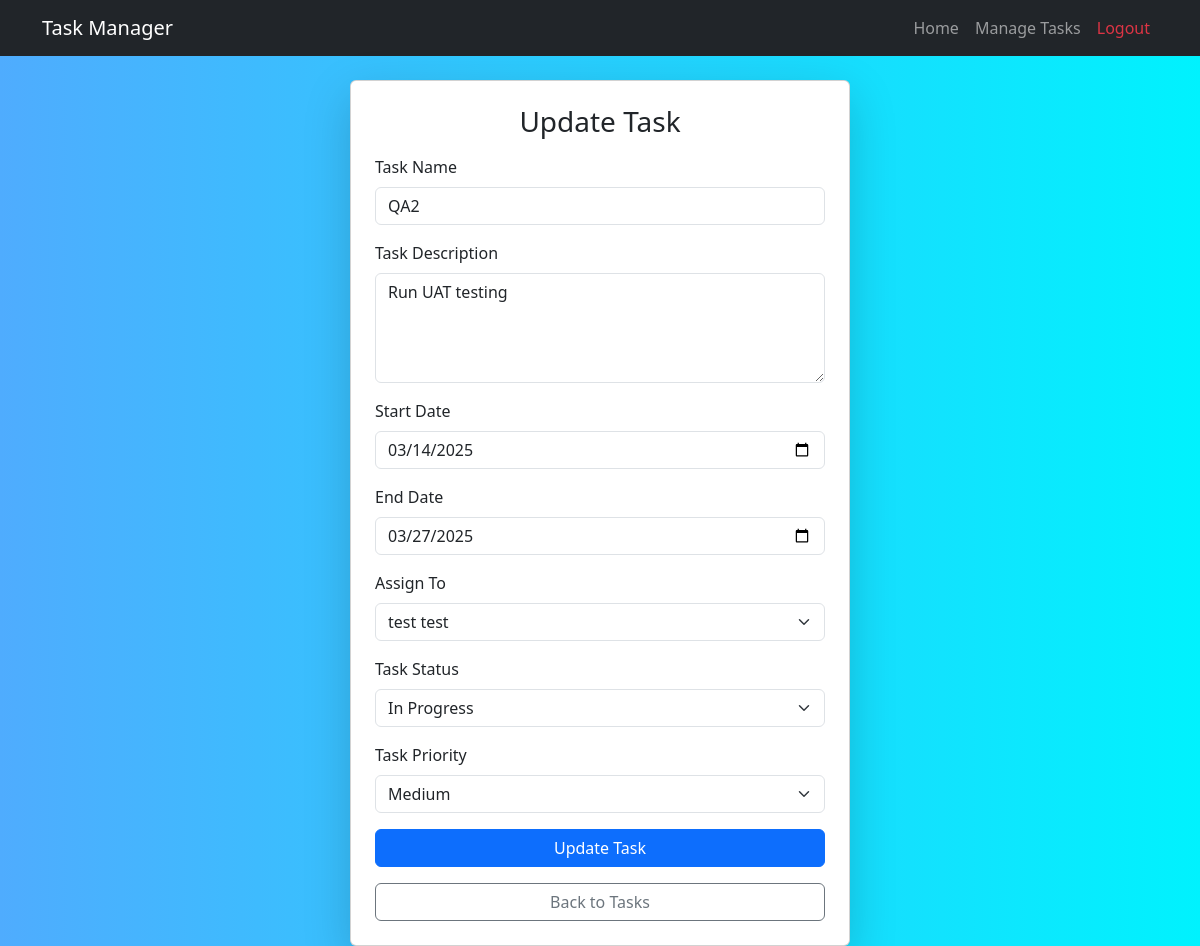
Screenshot of /tasks/update/2/ (signed in) with the database file from the repository.
### tasks/models.py (models this page shows, shortened)
class Task(models.Model):
    STATUS_CHOICES = [
        ('TODO', 'To Do'),
        ('IN_PROGRESS', 'In Progress'),
        ('BLOCKED', 'Blocked'),
        ('DONE', 'Done'),
    ]
    PRIORITY_CHOICES = [
        ('HIGH', 'High'),
        ('MEDIUM', 'Medium'),
        ('LOW', 'Low'),
    ]
    name = models.CharField(max_length=255)
    description = models.TextField()
    start_date = models.DateField()
    end_date = models.DateField()
    assigned_to = models.ForeignKey(CustomUser, on_delete=models.CASCADE)
    status = models.CharField(max_length=20, choices=STATUS_CHOICES, default='TODO')
    priority = models.CharField(max_length=10, choices=PRIORITY_CHOICES, default='MEDIUM')

class CustomUser(AbstractUser):
    ROLE_CHOICES = [
        ('superadmin', 'Super Admin'),
        ('admin', 'Admin'),
        ('user', 'User'),
    ]
    role = models.CharField(max_length=20, choices=ROLE_CHOICES, default='user')

### tasks/views.py (the view, shortened to what this page needs)
# urls.py: path('tasks/update/<int:task_id>/', update_task, name='update_task'),
@login_required
def update_task(request, task_id):
    if request.user.role not in ['admin', 'superadmin']:
        messages.error(request, "You do not have permission to access this page.")
        return redirect('home')
    task = get_object_or_404(Task, id=task_id)
    users = CustomUser.objects.filter(role='user')
    return render(request, 'tasks/update_task.html', {'task': task, 'users': users})

### tasks/templates/tasks/update_task.html (shortened to what this page needs)
{% extends 'tasks/base.html' %}
{% block content %}
<div class="container d-flex justify-content-center align-items-center" style="min-height: 80vh;">
    <div class="card shadow-lg p-4" style="width: 500px;">
        <h3 class="text-center mb-3">Update Task</h3>
        <form method="POST">
            <div class="mb-3">
                <label for="name" class="form-label">Task Name</label>
                <input type="text" id="name" name="name" class="form-control" value="{{ task.name }}" required>
            </div>
            <div class="mb-3">
                <label for="description" class="form-label">Task Description</label>
                <textarea id="description" name="description" class="form-control" rows="4" required>{{ task.description }}</textarea>
            </div>
            <div class="mb-3">
                <label for="start_date" class="form-label">Start Date</label>
                <input type="date" id="start_date" name="start_date" class="form-control" value="{{ task.start_date|date:'Y-m-d' }}" required>
            </div>
            <div class="mb-3">
                <label for="end_date" class="form-label">End Date</label>
                <input type="date" id="end_date" name="end_date" class="form-control" value="{{ task.end_date|date:'Y-m-d' }}" required>
            </div>
            <div class="mb-3">
                <label for="assigned_to" class="form-label">Assign To</label>
                <select id="assigned_to" name="assigned_to" class="form-select" required>
                    {% for user in users %}
                    <option value="{{ user.id }}" {% if task.assigned_to.id == user.id %}selected{% endif %}>
                        {{ user.first_name }} {{ user.last_name }}
                    </option>
                    {% endfor %}
                </select>
            </div>
            <div class="mb-3">
                <label for="status" class="form-label">Task Status</label>
                <select id="status" name="status" class="form-select" required>
                    <option value="IN_PROGRESS" {% if task.status == "IN_PROGRESS" %}selected{% endif %}>In Progress</option>
                </select>
            </div>
            <div class="mb-3">
                <label for="priority" class="form-label">Task Priority</label>
                <select id="priority" name="priority" class="form-select" required>
                    <option value="MEDIUM" {% if task.priority == "MEDIUM" %}selected{% endif %}>Medium</option>
                </select>
            </div>
            <button type="submit" class="btn btn-primary w-100">Update Task</button>
        </form>
        <a href="{% url 'manage_tasks' %}" class="btn btn-outline-secondary w-100 mt-3">Back to Tasks</a>
    </div>
</div>
{% endblock %}

### tasks/templates/tasks/base.html (style rules this page uses)
body { background: linear-gradient(to right, #4facfe, #00f2fe); min-height: 100vh; }

### rows the page displays
Task: name "QA2", description "Run UAT testing", start_date "03/14/2025", end_date "03/27/2025", assigned_to "test test", status "In Progress", priority "Medium"
